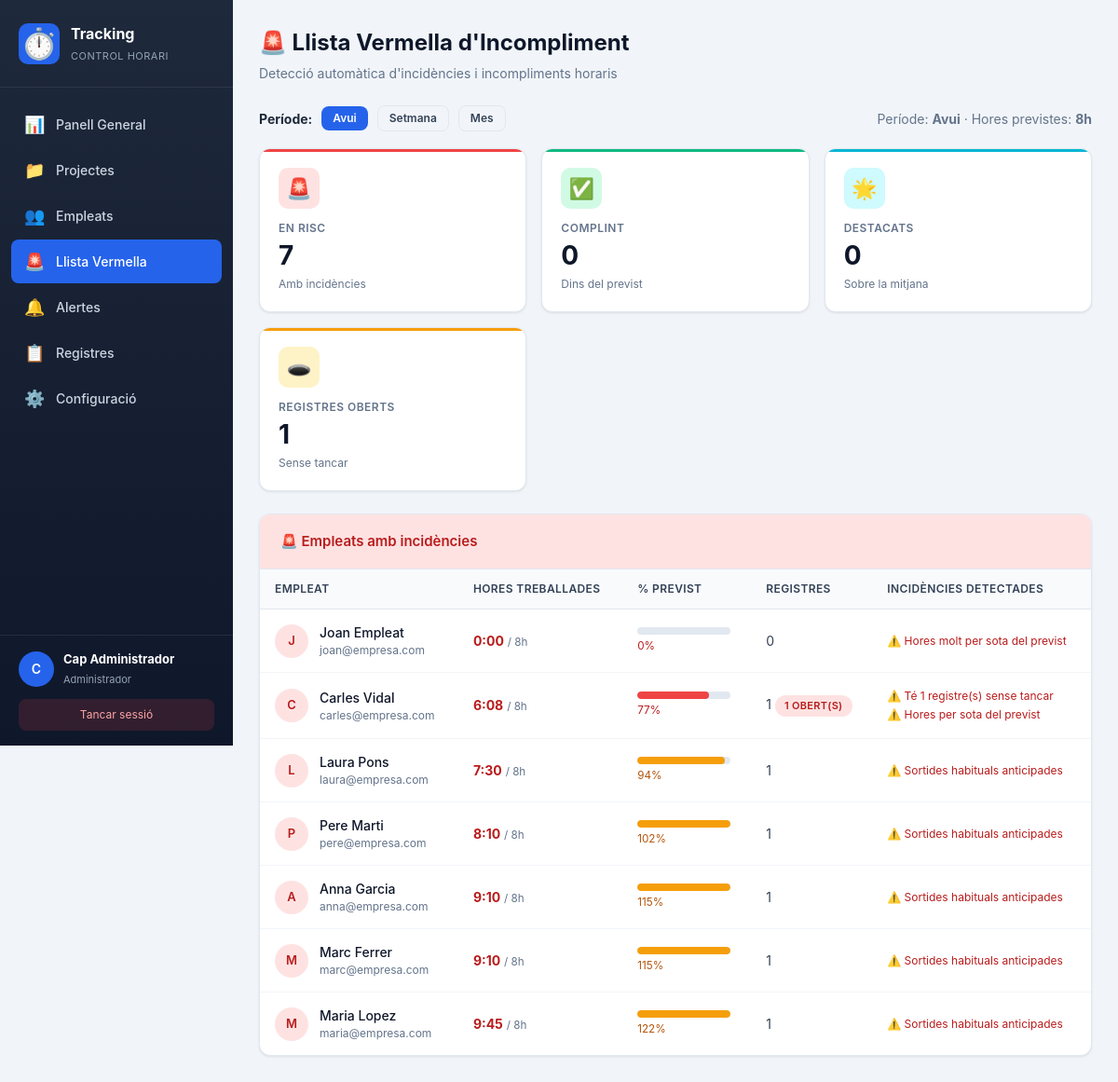
/llista_vermella.php (signed in), run on the app's committed database.
### tables this page shows
CREATE TABLE horari_config (
    id INT AUTO_INCREMENT PRIMARY KEY,
    hora_entrada_prevista TIME DEFAULT '09:00:00',
    hora_sortida_prevista TIME DEFAULT '18:00:00',
    hores_diaries DECIMAL(4,2) DEFAULT 8.00,
    tolerancia_minuts INT DEFAULT 15
);

CREATE TABLE usuaris (
    id INT AUTO_INCREMENT PRIMARY KEY,
    nom VARCHAR(100) NOT NULL,
    email VARCHAR(100) UNIQUE NOT NULL,
    contrasenya VARCHAR(255) NOT NULL,
    rol ENUM('empleat', 'admin') DEFAULT 'empleat',
    actiu TINYINT(1) DEFAULT 1,
    data_alta DATE DEFAULT (CURRENT_DATE)
);

### includes/helpers.php (called while the page is built, shortened)
<?php
function e($v) { return htmlspecialchars($v ?? '', ENT_QUOTES, 'UTF-8'); }
function get_horari_config() {
    global $pdo;
    $stmt = $pdo->query("SELECT * FROM horari_config WHERE id = 1");
    $r = $stmt->fetch();
    return $r ?: [
        'hora_entrada_prevista' => '09:00:00',
        'hora_sortida_prevista' => '18:00:00',
        'hores_diaries' => 8,
        'tolerancia_minuts' => 15
    ];
}
function format_hores($decimal) {
    if ($decimal === null || $decimal == 0) return '0:00';
    $h = floor($decimal);
    $m = round(($decimal - $h) * 60);
    return sprintf('%d:%02d', $h, $m);
}

### llista_vermella.php (the view, shortened to what this page needs)
<?php
require_once 'includes/header.php';
require_once 'includes/helpers.php';
$horari = get_horari_config();
$hores_previstes_diaries = $horari['hores_diaries'];
$periode = $_GET['periode'] ?? 'avui';
$data_inici = date('Y-m-d');
$data_fi = date('Y-m-d');
$periode_text = 'Avui';
$stmt = $pdo->prepare("
    SELECT u.id, u.nom, u.email, u.actiu,
           COALESCE(SUM(TIMESTAMPDIFF(SECOND, r.entrada, IFNULL(r.sortida, NOW()))) / 3600, 0) as hores_totals,
           COUNT(r.id) as num_registres,
           (SELECT COUNT(*) FROM registres WHERE usuari_id = u.id AND DATE(entrada) BETWEEN :di AND :df AND sortida IS NULL) as oberts,
           (SELECT MIN(entrada) FROM registres WHERE usuari_id = u.id AND DATE(entrada) BETWEEN :di AND :df) as primera_entrada,
           (SELECT MAX(sortida) FROM registres WHERE usuari_id = u.id AND DATE(entrada) BETWEEN :di AND :df AND sortida IS NOT NULL) as ultima_sortida,
           (SELECT MAX(data_referent) FROM alertes WHERE usuari_id = u.id AND data_referent BETWEEN :di AND :df) as ultima_alerta
    FROM usuaris u
    LEFT JOIN registres r ON u.id = r.usuari_id AND DATE(r.entrada) BETWEEN :di AND :df
    WHERE u.rol = 'empleat' AND u.actiu = 1
    GROUP BY u.id
    ORDER BY hores_totals ASC, u.nom
");
$stmt->execute(['di' => $data_inici, 'df' => $data_fi]);
$empleats = $stmt->fetchAll();
$dies_lab = 0;
$cursor = strtotime($data_inici);
$fi = strtotime($data_fi);
while ($cursor <= $fi) {
    $dow = date('N', $cursor);
    if ($dow <= 5) $dies_lab++;
    $cursor = strtotime('+1 day', $cursor);
}
$hores_previstes = $dies_lab * $hores_previstes_diaries;
?>
<div class="page-header">
    <div>
        <h1>🚨 Llista Vermella d'Incompliment</h1>
        <p>Detecció automàtica d'incidències i incompliments horaris</p>
    </div>
</div>
<div class="filter-bar">
    <strong>Període:</strong>
    <a href="?periode=avui" class="btn btn-sm <?php echo $periode === 'avui' ? 'btn-primary' : 'btn-ghost'; ?>">Avui</a>
    <a href="?periode=setmana" class="btn btn-sm <?php echo $periode === 'setmana' ? 'btn-primary' : 'btn-ghost'; ?>">Setmana</a>
    <a href="?periode=mes" class="btn btn-sm <?php echo $periode === 'mes' ? 'btn-primary' : 'btn-ghost'; ?>">Mes</a>
    <span class="text-muted" style="margin-left:auto;">
        Període: <strong><?php echo e($periode_text); ?></strong> · Hores previstes: <strong><?php echo $hores_previstes; ?>h</strong>
    </span>
</div>
<?php
$en_risc = [];
$normals = [];
$destacats = [];
foreach ($empleats as $e) {
    $h = (float)$e['hores_totals'];
    $percent = $hores_previstes > 0 ? ($h / $hores_previstes) * 100 : 0;
    $incidencies = [];
    if ($e['oberts'] > 0) $incidencies[] = "Té {$e['oberts']} registre(s) sense tancar";
    if ($h < $hores_previstes * 0.5 && $hores_previstes > 0) $incidencies[] = 'Hores molt per sota del previst';
    elseif ($h < $hores_previstes * 0.8 && $hores_previstes > 0) $incidencies[] = 'Hores per sota del previst';
    if ($e['ultima_sortida']) {
        $ultima = strtotime($e['ultima_sortida']);
        $prevista_sortida = strtotime($horari['hora_sortida_prevista']);
        if (($ultima % 86400) < $prevista_sortida - 1800) {
            $incidencies[] = 'Sortides habituals anticipades';
        }
    }
    $e['incidencies'] = $incidencies;
    $e['percent'] = $percent;
    if (!empty($incidencies)) $en_risc[] = $e;
    elseif ($h > $hores_previstes * 1.1) $destacats[] = $e;
    else $normals[] = $e;
}
?>
<div class="kpi-grid">
    <div class="kpi-card danger">
        <div class="kpi-icon">🚨</div>
        <div class="kpi-label">En risc</div>
        <div class="kpi-value"><?php echo count($en_risc); ?></div>
        <div class="kpi-sub">Amb incidències</div>
    </div>
    <div class="kpi-card success">
        <div class="kpi-icon">✅</div>
        <div class="kpi-label">Complint</div>
        <div class="kpi-value"><?php echo count($normals); ?></div>
        <div class="kpi-sub">Dins del previst</div>
    </div>
    <div class="kpi-card info">
        <div class="kpi-icon">🌟</div>
        <div class="kpi-label">Destacats</div>
        <div class="kpi-value"><?php echo count($destacats); ?></div>
        <div class="kpi-sub">Sobre la mitjana</div>
    </div>
    <div class="kpi-card warning">
        <div class="kpi-icon">🕳️</div>
        <div class="kpi-label">Registres oberts</div>
        <div class="kpi-value"><?php echo array_sum(array_column($empleats, 'oberts')); ?></div>
        <div class="kpi-sub">Sense tancar</div>
    </div>
</div>
<?php if (!empty($en_risc)): ?>
<div class="card mb-3">
    <div class="card-header" style="background: var(--danger-light);">
        <h3 style="color: var(--danger-dark);">🚨 Empleats amb incidències</h3>
    </div>
    <div class="card-body no-pad">
        <div class="table-responsive">
            <table class="table">
                <thead>
                    <tr>
                        <th>Empleat</th>
                        <th>Hores treballades</th>
                        <th>% Previst</th>
                        <th>Registres</th>
                        <th>Incidències detectades</th>
                    </tr>
                </thead>
                <tbody>
                    <?php foreach($en_risc as $e):
                        $percent = $e['percent'];
                        $color = 'danger';
                        if ($percent >= 80) $color = 'warning';
                    ?>
                    <tr>
                        <td>
                            <div class="employee-row">
                                <div class="avatar" style="background:var(--danger-light); color:var(--danger-dark);"><?php echo strtoupper(substr($e['nom'], 0, 1)); ?></div>
                                <div>
                                    <div class="employee-name"><?php echo e($e['nom']); ?></div>
                                    <div class="employee-email"><?php echo e($e['email']); ?></div>
                                </div>
                            </div>
                        </td>
                        <td>
                            <strong class="text-danger"><?php echo format_hores($e['hores_totals']); ?></strong>
                            <small class="text-muted">/ <?php echo $hores_previstes; ?>h</small>
                        </td>
                        <td>
                            <div class="progress" style="width:100px;">
                                <div class="progress-bar <?php echo $color; ?>" style="width:<?php echo min($percent, 100); ?>%;"></div>
                            </div>
                            <small class="text-<?php echo $color; ?>"><?php echo round($percent, 0); ?>%</small>
                        </td>
                        <td>
                            <?php echo (int)$e['num_registres']; ?>
                            <?php if ($e['oberts'] > 0): ?>
                                <span class="badge badge-danger"><?php echo $e['oberts']; ?> obert(s)</span>
                            <?php endif; ?>
                        </td>
                        <td>
                            <?php foreach($e['incidencies'] as $inc): ?>
                                <div style="font-size:12px; color: var(--danger-dark); margin: 2px 0;">⚠️ <?php echo e($inc); ?></div>
                            <?php endforeach; ?>
                        </td>
                    </tr>
                    <?php endforeach; ?>
                </tbody>
            </table>
        </div>
    </div>
</div>
<?php endif; ?>
<?php require_once 'includes/footer.php'; ?>

### data on the page
horari_config: hores_diaries "8"
usuaris: nom "J", nom "Joan Empleat", email "joan@empresa.com", hores_totals "0:00", percent "0", num_registres "0", inc "Hores molt per sota del previst"
usuaris: nom "C", nom "Carles Vidal", email "carles@empresa.com", hores_totals "6:08", min($percent, 100) 76.705 (drawn), percent "77", num_registres "1", oberts "1", inc "Té 1 registre(s) sense tancar", inc "Hores per sota del previst"
usuaris: nom "L", nom "Laura Pons", email "laura@empresa.com", hores_totals "7:30", min($percent, 100) 93.75 (drawn), percent "94", num_registres "1", inc "Sortides habituals anticipades"
usuaris: nom "P", nom "Pere Marti", email "pere@empresa.com", hores_totals "8:10", min($percent, 100) 100 (drawn), percent "102", num_registres "1", inc "Sortides habituals anticipades"
usuaris: nom "A", nom "Anna Garcia", email "anna@empresa.com", hores_totals "9:10", min($percent, 100) 100 (drawn), percent "115", num_registres "1", inc "Sortides habituals anticipades"
usuaris: nom "M", nom "Marc Ferrer", email "marc@empresa.com", hores_totals "9:10", min($percent, 100) 100 (drawn), percent "115", num_registres "1", inc "Sortides habituals anticipades"
usuaris: nom "M", nom "Maria Lopez", email "maria@empresa.com", hores_totals "9:45", min($percent, 100) 100 (drawn), percent "122", num_registres "1", inc "Sortides habituals anticipades"

### other printed values
substr($_SESSION['user_nom'], 0, 1) "C"
$_SESSION['user_nom'] "Cap Administrador"
$periode_text "Avui"
count($en_risc) "7"
count($normals) "0"
count($destacats) "0"
array_sum(array_column($empleats, 'oberts')) "1"
